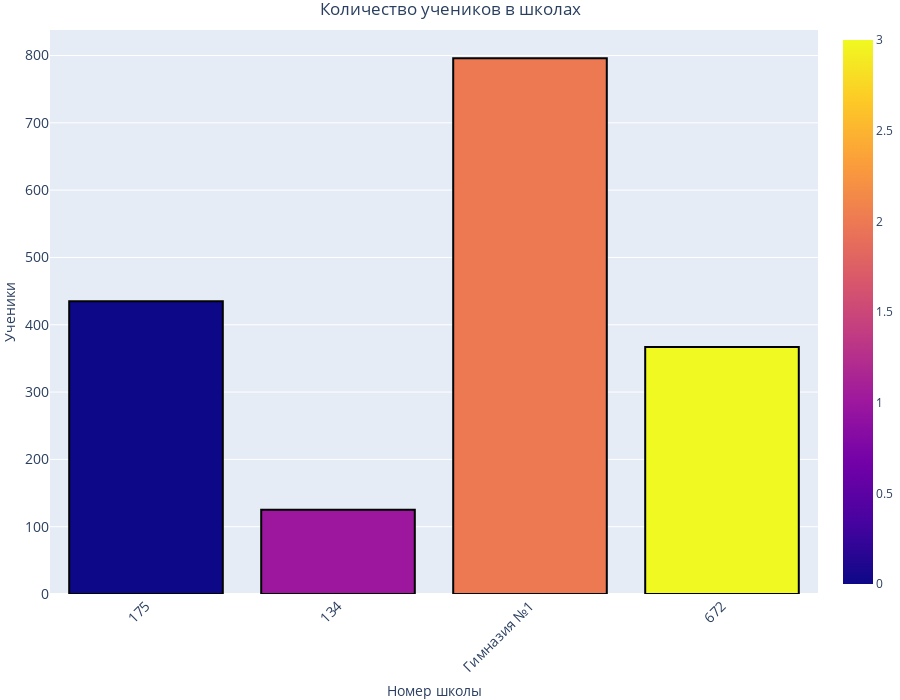

This figure's notebook cell:
### Markdown cell above
Расположить  график  во  всю  ширину  рабочей  области  и  присвоить 
высоту, равную 700 пикселей

### Code cell
fig.update_layout(
    title="Количество учеников в школах", title_font_size=20, title_x=0.5,
    xaxis_title="Номер школы", xaxis_title_font_size=16, xaxis_tickfont_size=14,
    yaxis_title="Ученики", yaxis_title_font_size=16, yaxis_tickfont_size=14,
    margin=dict(l=0, r=0, t=30, b=0),
    height=700
)

fig.update_xaxes(tickangle=315)

fig.show()

### Figure 1 — Plotly figure (JSON) as saved in the notebook; plotly's stock layout.template omitted (floating-point values rounded to 4 significant figures)
{"data": [{"marker": {"color": [0, 1, 2, 3], "coloraxis": "coloraxis", "line": {"color": "black", "width": 2}}, "type": "bar", "x": ["175", "134", "Гимназия №1", "672"], "y": [435, 125, 796, 367]}], "layout": {"height": 700, "margin": {"b": 0, "l": 0, "r": 0, "t": 30}, "title": {"text": "Количество учеников в школах", "x": 0.5}, "xaxis": {"tickangle": -45, "tickfont": {"size": 14}, "title": {"text": "Номер школы"}}, "yaxis": {"tickfont": {"size": 14}, "title": {"text": "Ученики"}}}}
